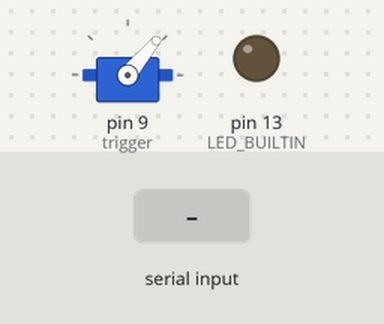
This sketch was run on a simulated Arduino Uno, built with avr-gcc and run on an emulated ATmega328P. Parts: servo, output pins drawn as LEDs (lit = HIGH). The test bench sets the inputs (shaded band).

Above: at 1.2 s.
1.3 s: "Y\n" received over Serial
At 1.7 s:
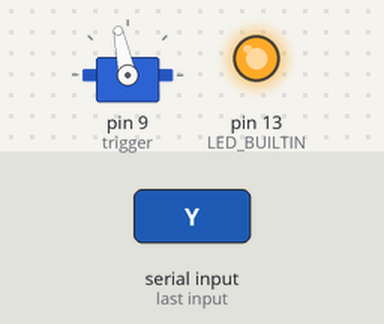
2.8 s: "Y\n" received over Serial
At 4.0 s:
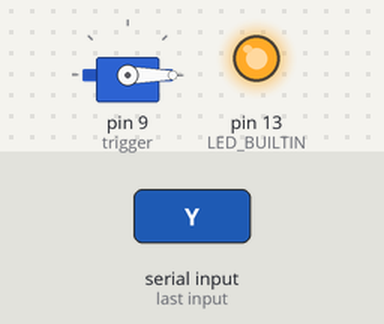
4.3 s: "N\n" received over Serial
At 5.2 s:
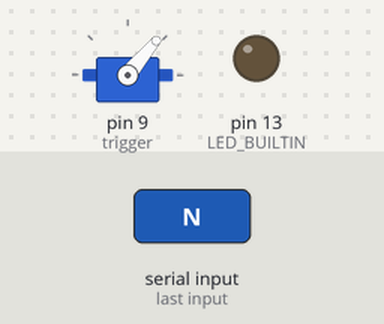
Timing chart, 0 to 7.3 s (numbered marks = the images above; inputs shaded):
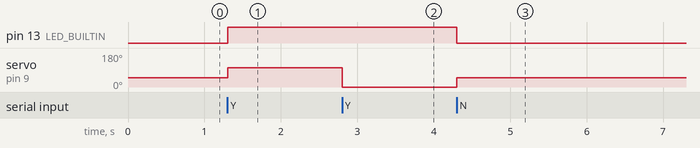

Measured:
- after the input at 1.3 s, pin 13 (LED_BUILTIN): LOW → HIGH at once; servo on pin 9 (trigger): 50° → 102° at once
- after the input at 2.8 s, servo on pin 9 (trigger): 102° → 0° at once
- after the input at 4.3 s, pin 13 (LED_BUILTIN): HIGH → LOW at once; servo on pin 9 (trigger): 0° → 50° at once

The sketch:

detectionSentry.ino
```cpp
#include <Servo.h>

Servo trigger;

bool shot = false;

void setup() {
  // start serial port at 9600 bps:
  Serial.begin(9600);
  // initialize digital pin LED_BUILTIN as an output.
  pinMode(LED_BUILTIN, OUTPUT);
  while (!Serial) {
    ; // wait for serial port to connect.
  }
  trigger.attach(9);
  trigger.write(50);

}

void loop() {
  char buffer[16];
  // if we get a command, turn the LED on or off:
  if (Serial.available() > 0) {
    int size = Serial.readBytesUntil('\n', buffer, 12);
    if (buffer[0] == 'Y') {
      digitalWrite(LED_BUILTIN, HIGH);
      if(!shot){
        trigger.write(102);
        shot = true;
      }else{
        trigger.write(0);
        shot = false;
      }
    }
    if (buffer[0] == 'N') {
      digitalWrite(LED_BUILTIN, LOW);
      trigger.write(50);
    }
  }
}
```
